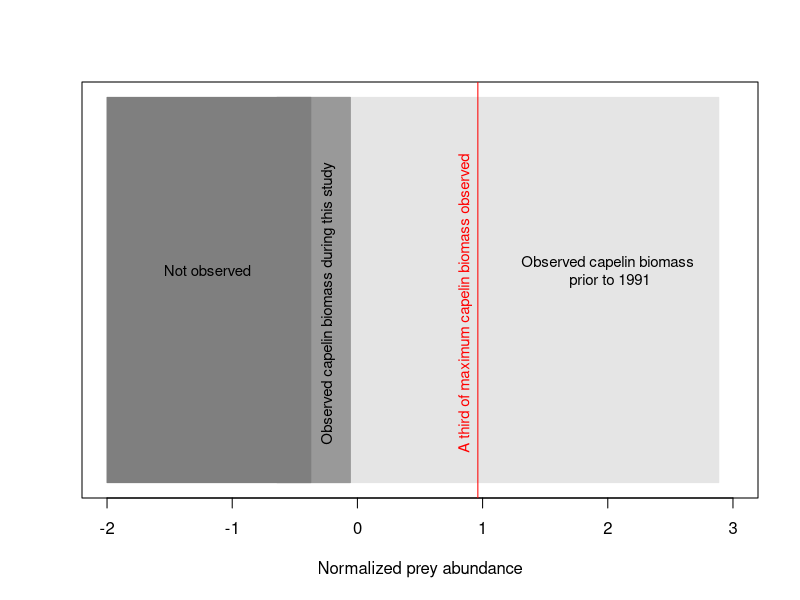

The R source for this figure:
## load libraries ----
library(dplyr)

## read data ----
cap_biom <- read.csv('data-raw/acoustic_estimates_2017.csv',header = T, as.is = T)

## function normalize ----
normalize <- function(x){
  z <- (x - mean(x, na.rm = T)) / sd(x, na.rm = T)
  z
}

## normalize capelin biomas ----
cap_biom$nbiomass <- normalize(cap_biom$biomass)

## ranges of capelin biomass observed during the two regimes ----
ranreg2 <- cap_biom %>%
  filter(complete.cases(.)) %>%
  filter(year > 1990) %>%
  summarise(min = min(na.omit(nbiomass)), max = max(na.omit(nbiomass)))

ranreg1 <- cap_biom %>%
  filter(complete.cases(.)) %>%
  filter(year < 1991) %>%
  summarise(min = min(na.omit(nbiomass)), max = max(na.omit(nbiomass)))

## a third of maximum capelin biomass observed  ----
# (acoustic - not sure if there are other historical estimates)
athird <- max(na.omit(cap_biom$nbiomass))/3


## plot ---- 
png('analysis/output/AThirdForTheBirds.png', width = 900, height = 900, bg = 'transparent', pointsize = 15)
# set up the plot
with(cap_biom, plot(nbiomass, nbiomass, pch = '', yaxt = 'n', ylab = '', xlab = 'Normalized prey abundance', xlim = c(-2, 3), xaxp = c(-2,3,5)))
# plot the rectangle for prior to 1991
rect(ranreg1$min, min(na.omit(cap_biom$nbiomass)), ranreg1$max, max(na.omit(cap_biom$nbiomass)),col = 'grey90', border = 'grey90')
text(2, 1.3, 'Observed capelin biomass\n prior to 1991', cex = 0.9)
# plot the rectangle for after 1990
rect(ranreg2$min, min(na.omit(cap_biom$nbiomass)), ranreg2$max, max(na.omit(cap_biom$nbiomass)),col = 'grey60', border = 'grey60')
text(-0.23, 1, 'Observed capelin biomass during this study', srt = 90, cex = 0.9)
# plot the rectangle not observed
rect(-2, min(na.omit(cap_biom$nbiomass)), ranreg1$min, max(na.omit(cap_biom$nbiomass)),col = 'grey50', border = 'grey50')
text(-1.2, 1.3, 'Not observed', cex = 0.9)
# plot a third for the birds
abline(v = athird, col = 'red')
text(athird - 0.1, 1, 'A third of maximum capelin biomass observed', srt = 90, cex = 0.9, col = 'red')

dev.off()
